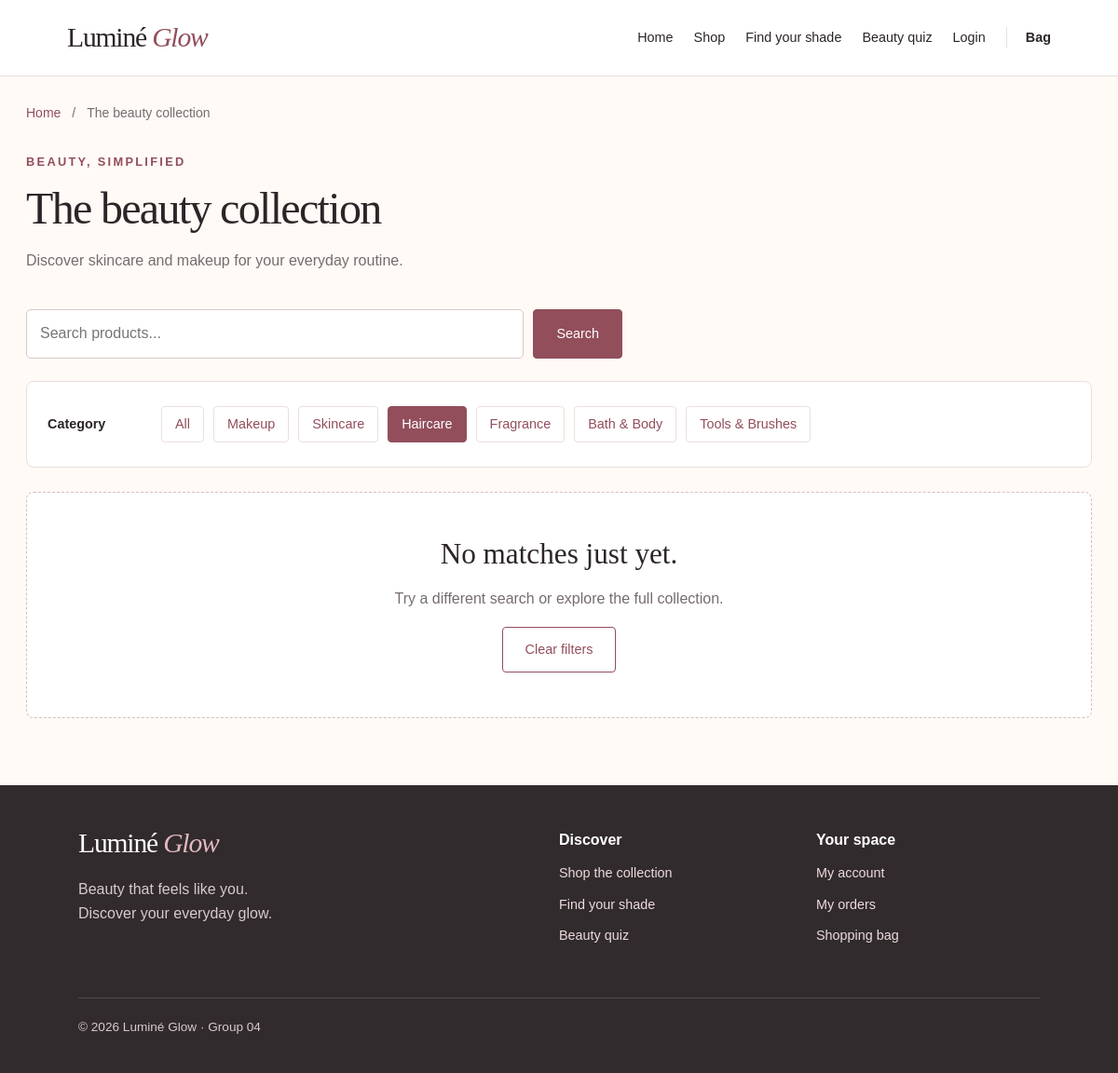
The app's page /modules/products/index.php?category_id=3, older data.
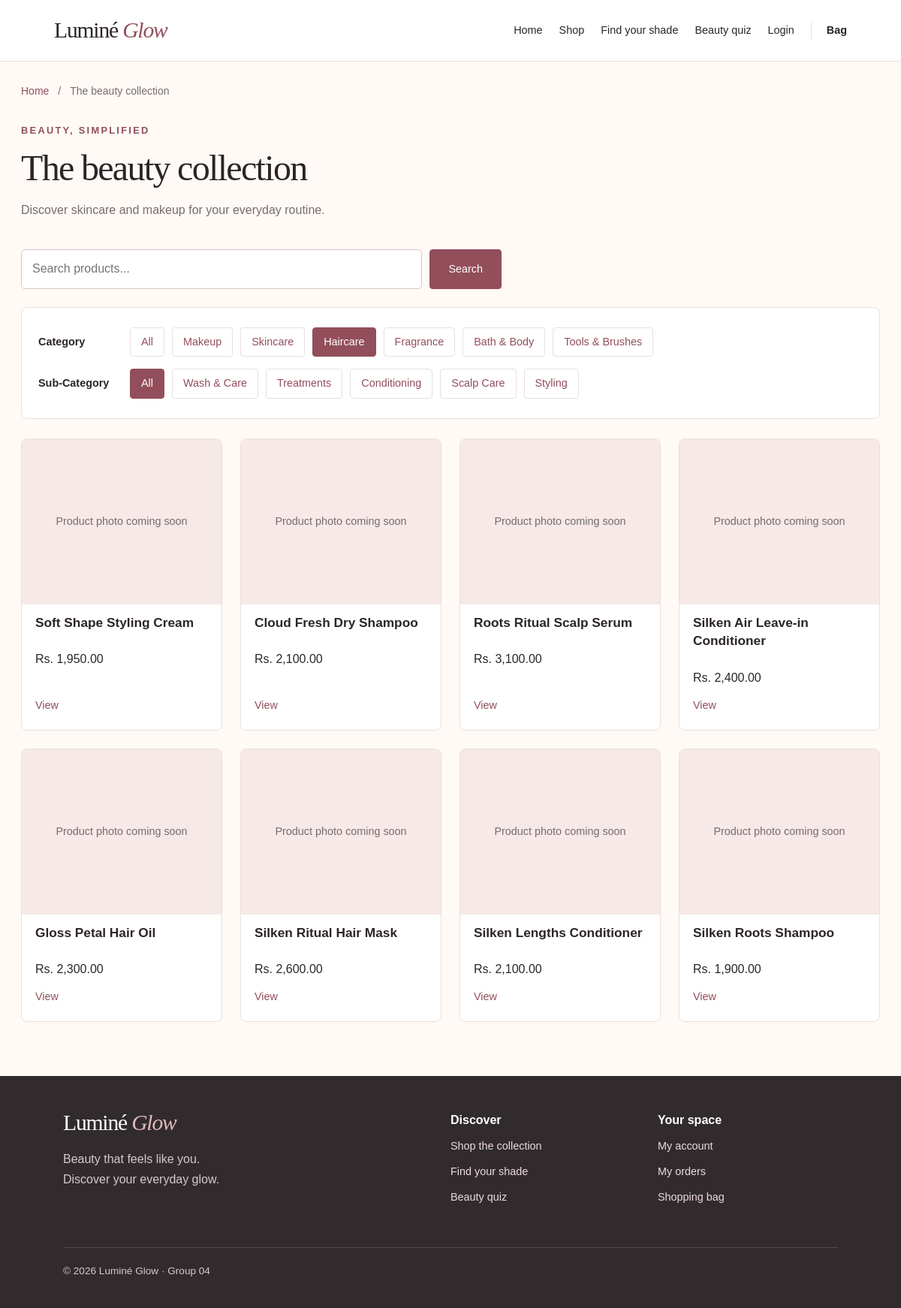
The same page, newer data.
### tables this page shows
CREATE TABLE Category (
    category_id INT AUTO_INCREMENT PRIMARY KEY,
    category_name VARCHAR(100) NOT NULL,
    category_description VARCHAR(255)
);

CREATE TABLE Product (
    product_id INT AUTO_INCREMENT PRIMARY KEY,

    product_name VARCHAR(150) NOT NULL,
    price DECIMAL(10,2) NOT NULL,
    stock INT NOT NULL DEFAULT 0,

    category_id INT,
    brand_id INT,

    image VARCHAR(255),
    description TEXT,

    skin_tone VARCHAR(50),
    skin_type VARCHAR(50),

    sub_category VARCHAR(100) DEFAULT NULL,
    product_type VARCHAR(100) DEFAULT NULL,

    sku VARCHAR(50) DEFAULT NULL,
    barcode VARCHAR(50) DEFAULT NULL,
    short_description VARCHAR(255) DEFAULT NULL,

    ingredients TEXT,
    how_to_use TEXT,
    warnings TEXT,

    finish VARCHAR(50) DEFAULT NULL,
    coverage VARCHAR(50) DEFAULT NULL,

    FOREIGN KEY (category_id)
        REFERENCES Category(category_id),

    FOREIGN KEY (brand_id)
        REFERENCES Brand(brand_id)
);

### includes/header.php (called while the page is built, shortened)
<?php
require_once __DIR__ . '/auth.php';
require __DIR__ . '/../config/pages.php';
require __DIR__ . '/../layouts/header.php';

### modules/products/index.php (called while the page is built, shortened)
<?php
require_once __DIR__ . '/../../config/db.php';
require_once __DIR__ . '/../../includes/auth.php';
$categoryId  = $_GET['category_id'] ?? null;
$subCategory = $_GET['sub_category'] ?? null;
$search      = trim($_GET['q'] ?? '');
$sql = "SELECT * FROM Product WHERE 1=1";
$params = [];
if ($categoryId) { $sql .= " AND category_id = ?"; $params[] = $categoryId; }
$sql .= " ORDER BY product_id DESC";
$stmt = $pdo->prepare($sql);
$stmt->execute($params);
$products = $stmt->fetchAll();
$categories = $pdo->query("SELECT * FROM Category")->fetchAll();
$subCategories = [];
if ($categoryId) {
    $stmt2 = $pdo->prepare("SELECT DISTINCT sub_category FROM Product WHERE category_id = ? AND sub_category IS NOT NULL AND sub_category != ''");
    $stmt2->execute([$categoryId]);
    $subCategories = $stmt2->fetchAll(PDO::FETCH_COLUMN);
}
$pageKey = 'products/index';
require_once __DIR__ . '/../../includes/header.php';
require __DIR__ . '/../../views/products/index.view.php';
require_once __DIR__ . '/../../includes/footer.php';

### config/paths.php (called while the page is built, shortened)
<?php
function lg_url($path = '')
{
    return LG_BASE_PATH . '/' . ltrim((string) $path, '/');
}
function lg_image_url(array $product)
{
    $value = trim((string) ($product['image'] ?? ''));
    if ($value === '') {
        $value = trim((string) ($product['image_url'] ?? ''));
    }
    if ($value === '') {
        return '';
    }
    $value = str_replace('\\', '/', $value);
    $value = preg_replace(
        '~^(?:(?:\./|\.\./)+)(?=(?:assets|uploads)/)~',
        '',
        $value
    );
    return lg_url($value);
}

### config/pages.php (called while the page is built, shortened)
<?php
$lgPages = [
 'home' => ['Home', '', 'home'],
 'auth/login' => ['Welcome back', 'Sign in to your beauty space.', 'auth'],
 'auth/register' => ['Create your account', 'Make your beauty routine personal.', 'auth'],
 'auth/profile' => ['My account', 'Your details and delivery addresses, all in one place.', 'account'],
 'products/index' => ['The beauty collection', 'Discover skincare and makeup for your everyday routine.', 'catalogue'],
 'products/product' => ['Product details', 'Find a new favourite for your routine.', 'catalogue'],
 'products/shade-finder' => ['Find your shade', 'Explore products matched to your natural skin tone.', 'beauty'],
 'products/beauty-quiz' => ['Your beauty profile', 'A few simple questions to get to know your skin.', 'beauty'],
 'products/manage' => ['Product studio', 'Keep your collection accurate and up to date.', 'admin'],
 'orders/track-order' => ['My orders', 'Follow your purchases from checkout to delivery.', 'account'],
 'orders/wishlist' => ['My wishlist', 'Keep your favourite products close.', 'account'],
 'orders/reviews' => ['Share your experience', 'Your review can help someone find their next favourite.', 'account'],
 'cart/cart' => ['Your shopping bag', 'Review the little things that make your routine.', 'shopping'],
 'cart/checkout' => ['Delivery details', 'Choose where you would like your order delivered.', 'shopping'],
 'cart/payment' => ['Review and pay', 'Review your total before continuing to payment.', 'shopping'],
 'cart/payment-cancel' => ['Payment not completed', 'You can return to your bag and try again.', 'shopping'],
 'admin/dashboard' => ['Store overview', 'A clear view of your store activity.', 'admin'],
 'admin/review-moderation' => ['Review moderation', 'Review customer feedback before it appears in the shop.', 'admin'],
];
$lgPage = $lgPages[$pageKey ?? 'home'] ?? ['Luminé Glow', '', 'account'];
$pageTitle = $lgPage[0];
$pageDescription = $lgPage[1];
$pageStyle = $lgPage[2];

### includes/auth.php (called while the page is built, shortened)
<?php
require_once __DIR__ . '/../config/paths.php';
function is_logged_in() {
    return isset($_SESSION['user']);
}

### includes/footer.php (called while the page is built)
<?php
require __DIR__ . '/../layouts/footer.php';

### views/products/index.view.php (the view, shortened to what this page needs)
<section class="catalogue">
    <form method="get" class="search-bar">
        <input type="search" name="q" aria-label="Search the collection" value="<?= htmlspecialchars($search) ?>" placeholder="Search products...">
        <button type="submit">Search</button>
    </form>
    <div class="filter-tree">
        <div class="filter-level">
            <strong>Category</strong>
            <a href="<?= htmlspecialchars(LG_BASE_PATH, ENT_QUOTES, 'UTF-8') ?>/modules/products/index.php" class="<?= !$categoryId ? 'active' : '' ?>">All</a>
            <?php foreach ($categories as $cat): ?>
                <a href="?category_id=<?= $cat['category_id'] ?>" class="<?= $categoryId == $cat['category_id'] ? 'active' : '' ?>">
                    <?= htmlspecialchars($cat['category_name']) ?>
                </a>
            <?php endforeach; ?>
        </div>
        <?php if ($categoryId && $subCategories): ?>
            <div class="filter-level">
                <strong>Sub-Category</strong>
                <a href="?category_id=<?= $categoryId ?>" class="<?= !$subCategory ? 'active' : '' ?>">All</a>
                <?php foreach ($subCategories as $sc): ?>
                    <a href="?category_id=<?= $categoryId ?>&sub_category=<?= urlencode($sc) ?>" class="<?= $subCategory === $sc ? 'active' : '' ?>">
                        <?= htmlspecialchars($sc) ?>
                    </a>
                <?php endforeach; ?>
            </div>
        <?php endif; ?>
    </div>
    <div class="product-grid">
        <?php foreach ($products as $p): ?>
            <div class="product-card">
                <?php $displayImage = lg_image_url($p); ?>
                <?php if ($displayImage !== ''): ?>
                <img src="<?= htmlspecialchars($displayImage, ENT_QUOTES, 'UTF-8') ?>" alt="<?= htmlspecialchars($p['product_name']) ?>" loading="lazy">
                <?php else: ?><div class="image-missing">Product photo coming soon</div><?php endif; ?>
                <h3><?= htmlspecialchars($p['product_name']) ?></h3>
                <p>Rs. <?= number_format($p['price'], 2) ?></p>
                <a href="<?= htmlspecialchars(LG_BASE_PATH, ENT_QUOTES, 'UTF-8') ?>/modules/products/product.php?id=<?= $p['product_id'] ?>">View</a>
            </div>
        <?php endforeach; ?>
        <?php if (empty($products)): ?>
            <div class="empty-state"><h2>No matches just yet.</h2><p>Try a different search or explore the full collection.</p><a class="btn btn-outline" href="<?= htmlspecialchars(lg_url('modules/products/index.php')) ?>">Clear filters</a></div>
        <?php endif; ?>
    </div>
</section>

### layouts/header.php (shortened to what this page needs)
<!DOCTYPE html>
<html lang="en">
<head>
    <link
        rel="stylesheet"
        href="<?= htmlspecialchars(lg_url('assets/css/style.css')) ?>"
    >
    <link
        rel="stylesheet"
        href="<?= htmlspecialchars(lg_url('assets/css/pages/' . $pageStyle . '.css')) ?>"
    >
</head>
<body class="page-<?= htmlspecialchars($pageStyle) ?>">
    <header class="site-header">
        <a class="logo" href="<?= htmlspecialchars(lg_url('index.php')) ?>">
            Luminé <span>Glow</span>
        </a>
        <nav id="main-nav" aria-label="Main navigation">
            <a href="<?= htmlspecialchars(lg_url('index.php')) ?>">
                Home
            </a>
            <a href="<?= htmlspecialchars(lg_url('modules/products/index.php')) ?>">
                Shop
            </a>
            <a href="<?= htmlspecialchars(lg_url('modules/products/shade-finder.php')) ?>">
                Find your shade
            </a>
            <a href="<?= htmlspecialchars(lg_url('modules/products/beauty-quiz.php')) ?>">
                Beauty quiz
            </a>
            <?php if (is_logged_in()): ?>
                <a href="<?= htmlspecialchars(lg_url('modules/auth/profile.php')) ?>">
                    My account
                </a>
                <?php if (in_array(current_role(), ['admin', 'editor'], true)): ?>
                    <a href="<?= htmlspecialchars(lg_url(
                        current_role() === 'admin'
                            ? 'modules/admin/dashboard.php'
                            : 'modules/products/manage.php'
                    )) ?>">
                        Manage store
                    </a>
                <?php endif; ?>
                <a href="<?= htmlspecialchars(lg_url('modules/auth/logout.php')) ?>">
                    Logout
                </a>
            <?php else: ?>
                <a href="<?= htmlspecialchars(lg_url('modules/auth/login.php')) ?>">
                    Login
                </a>
            <?php endif; ?>
            <a
                class="bag"
                href="<?= htmlspecialchars(lg_url('modules/cart/cart.php')) ?>"
            >
                Bag
            </a>
        </nav>
    </header>
    <main id="main-content" class="site-main">
        <?php if ($pageStyle !== 'home' && $pageStyle !== 'auth'): ?>
            <div class="breadcrumbs">
                <a href="<?= htmlspecialchars(lg_url('index.php')) ?>">
                    Home
                </a>
                <span aria-hidden="true">/</span>
                <span><?= htmlspecialchars($pageTitle) ?></span>
            </div>
            <div class="page-heading">
                <p class="eyebrow">
                    <?= $pageStyle === 'admin'
                        ? 'LUMINÉ GLOW · STORE MANAGEMENT'
                        : 'BEAUTY, SIMPLIFIED' ?>
                </p>
                <h1><?= htmlspecialchars($pageTitle) ?></h1>
                <p><?= htmlspecialchars($pageDescription) ?></p>
            </div>
        <?php endif; ?>

### layouts/footer.php (shortened to what this page needs)
</main>
<footer class="site-footer">
<div><a class="logo" href="<?= htmlspecialchars(lg_url('index.php')) ?>">Luminé <span>Glow</span></a><p>Beauty that feels like you.<br>Discover your everyday glow.</p></div>
<div><strong>Discover</strong><a href="<?= htmlspecialchars(lg_url('modules/products/index.php')) ?>">Shop the collection</a><a href="<?= htmlspecialchars(lg_url('modules/products/shade-finder.php')) ?>">Find your shade</a><a href="<?= htmlspecialchars(lg_url('modules/products/beauty-quiz.php')) ?>">Beauty quiz</a></div>
<div><strong>Your space</strong><a href="<?= htmlspecialchars(lg_url('modules/auth/profile.php')) ?>">My account</a><a href="<?= htmlspecialchars(lg_url('modules/orders/track-order.php')) ?>">My orders</a><a href="<?= htmlspecialchars(lg_url('modules/cart/cart.php')) ?>">Shopping bag</a></div>
<p class="copyright">&copy; <?= date('Y') ?> Luminé Glow · Group 04</p>
</footer>
</body></html>

### assets/css/pages/catalogue.css (style rules this page uses)
.catalogue .search-bar { display:flex; gap:10px; max-width:640px; margin:0 0 24px; }
.search-bar input { min-width:0; flex:1; }
.search-bar button { margin:7px 0 0; }
.filter-tree { padding:18px 22px; background:white; border:1px solid var(--line); border-radius:8px; margin-bottom:26px; }
.filter-level { display:flex; align-items:center; flex-wrap:wrap; gap:10px; padding:8px 0; }
.filter-level strong { min-width:112px; font-size:.9rem; }
.filter-level a { padding:7px 14px; border:1px solid var(--line); border-radius:4px; font-size:.9rem; }
.filter-level a.active { color:white; background:var(--rose-text); border-color:var(--rose-text); }
.catalogue .product-card>h3,.catalogue .product-card>p,.catalogue .product-card>a { margin:12px 18px; }
.catalogue .product-card>a:last-child { margin-top:auto; padding-bottom:8px; font-size:.9rem; }

### assets/css/base.css (style rules this page uses)
:root { --ink:#2c2527; --muted:#766c6f; --cream:#fffaf6; --blush:#f2d9d9; --rose:#b76d78; --rose-text:#924e5b; --gold:#c9a46c; --white:#fff; --line:#eadfdb; --dark:#312b2d; --error:#a02c40; --success:#316847; --shadow:0 12px 36px rgba(44,37,39,.07); --radius:8px; --serif:Georgia,'Times New Roman',serif; --sans:Arial,'Segoe UI',sans-serif; }
* { box-sizing:border-box; }
body { margin:0; font:16px/1.65 var(--sans); color:var(--ink); background:var(--cream); }
h1,h2,h3,p { margin:0 0 1rem; }
h1,h2 { font-family:var(--serif); font-weight:400; line-height:1.18; }
h1 { font-size:clamp(2.2rem,4vw,3.4rem); letter-spacing:-.035em; }
h3 { font-size:1.08rem; line-height:1.4; }
a { color:var(--rose-text); text-decoration:none; text-underline-offset:4px; }
button,input,select,textarea { font:inherit; }
button { cursor:pointer; }
.eyebrow { font-size:.8rem; letter-spacing:.18em; font-weight:600; color:var(--rose-text); margin-bottom:12px; }
h2 { font-size:clamp(1.7rem,2.6vw,2.35rem); }

### assets/css/layout.css (style rules this page uses)
.site-header { display:flex; justify-content:space-between; align-items:center; gap:28px; padding:24px 6%; background:white; border-bottom:1px solid var(--line); }
.logo { flex-shrink:0; color:var(--ink); font:500 1.85rem var(--serif); letter-spacing:-.04em; }
.logo span { color:var(--rose-text); font-style:italic; }
#main-nav { display:flex; align-items:center; justify-content:flex-end; flex-wrap:wrap; gap:22px; font-size:.9rem; }
#main-nav a { color:var(--ink); }
.bag { font-weight:600; border-left:1px solid var(--line); padding-left:20px; }
.site-main { max-width:1240px; margin:auto; padding:28px 28px 72px; min-height:60vh; }
.breadcrumbs { display:flex; flex-wrap:wrap; gap:12px; font-size:.875rem; color:var(--muted); margin:0 0 30px; }
.page-heading { margin-bottom:32px; }
.page-heading > p:last-child { color:var(--muted); max-width:640px; }
.page-heading h1 { margin-bottom:14px; }
.site-footer { display:grid; grid-template-columns:2fr 1fr 1fr; gap:36px; background:var(--dark); color:white; padding:46px 7% 22px; }
.site-footer .logo { color:white; }
.site-footer .logo span { color:#e2b8be; }
.site-footer a:not(.logo) { display:block; color:#eedbdd; font-size:.9rem; margin-top:10px; }
.site-footer p { color:#d8c9cd; margin-top:18px; }
.copyright { grid-column:1/-1; font-size:.85rem; border-top:1px solid #ffffff25; padding-top:20px; }

### assets/css/components.css (style rules this page uses)
.btn,button[type=submit],.next-btn,.prev-btn,.remove-btn { display:inline-flex; justify-content:center; align-items:center; min-height:46px; padding:12px 24px; border:1px solid var(--rose-text); border-radius:4px; background:var(--rose-text); color:white; font-size:.9rem; font-weight:500; text-decoration:none; }
input:not([type=hidden]):not([type=checkbox]):not([type=radio]),select,textarea { display:block; width:100%; min-height:46px; padding:12px 14px; margin-top:7px; border:1px solid #d8c7c8; border-radius:5px; background:white; color:var(--ink); }
form>button { margin:8px 0 12px; }
.product-grid { display:grid; grid-template-columns:repeat(4,minmax(0,1fr)); gap:24px; }
.product-card { display:flex; flex-direction:column; border:1px solid var(--line); border-radius:8px; overflow:hidden; background:white; }
.image-missing { min-height:220px; display:grid; place-items:center; padding:24px; background:#f6e9e7; color:var(--muted); text-align:center; font-size:.9rem; }
.btn-outline,.prev-btn { background:transparent; color:var(--rose-text); }
.empty-state { grid-column:1/-1; text-align:center; padding:48px 24px; border:1px dashed #d6bec3; border-radius:8px; background:white; }
.empty-state p { color:var(--muted); }

Row changes from the older to the newer data that the page shows:
added product: product_name "Soft Shape Styling Cream", price "1,950.00"
added product: product_name "Cloud Fresh Dry Shampoo", price "2,100.00"
added product: product_name "Roots Ritual Scalp Serum", price "3,100.00"
added product: product_name "Silken Air Leave-in Conditioner", price "2,400.00"
added product: product_name "Gloss Petal Hair Oil", price "2,300.00"
added product: product_name "Silken Ritual Hair Mask", price "2,600.00"
added product: product_name "Silken Lengths Conditioner", price "2,100.00"
added product: product_name "Silken Roots Shampoo", price "1,900.00"
Text that changed along with them:
text no longer shown: "No matches just yet. Try a different search or explore the full collection. Clear filters"
text now shown: "Sub-Category All"
new list line: "Wash & Care"
new list line: "Treatments"
new list line: "Conditioning"
new list line: "Scalp Care"
new list line: "Styling"
